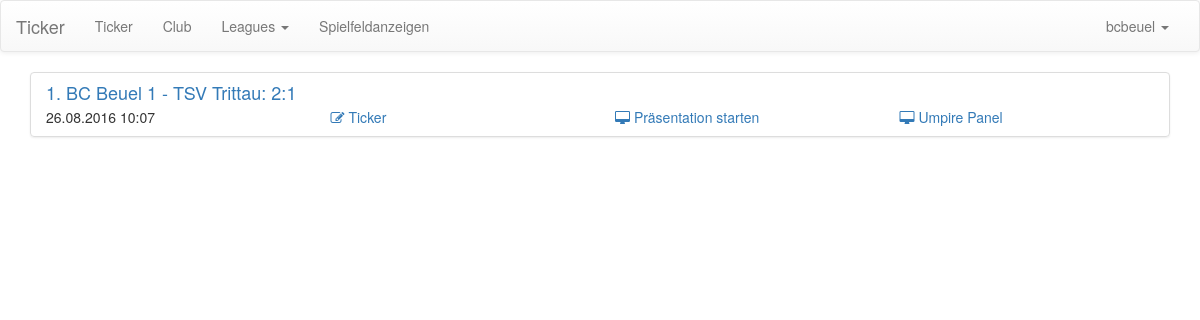
The app's page /ticker/manage/ticker/ (signed in), older data.
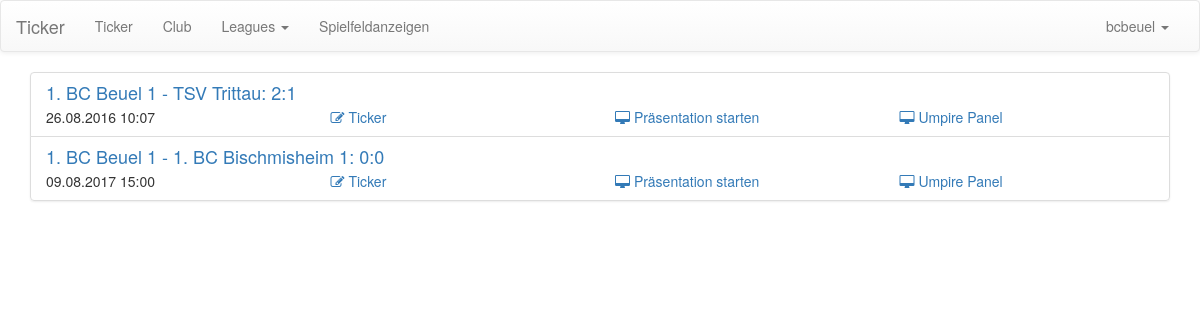
The same page, newer data.
### ticker/models/matchstructure.py (models this page shows, shortened)
class Match(models.Model):
    match_time = models.DateTimeField()
    create_time = models.DateTimeField(auto_now=True)
    canceled = models.BooleanField(default=False)
    rule = models.ForeignKey(Rules)
    team_a = models.ForeignKey(Team, related_name='team_a')
    team_b = models.ForeignKey(Team, related_name='team_b')
    games = ManyToManyField(Game, blank=True)
    def get_all_games(self):
        return self.games.all()
    def get_score(self):
        games = self.get_all_games()
        score_team_a = 0
        score_team_b = 0
        for game in games:
            if not game.is_finished(self.rule):
                continue
            res = game.is_won_by(self.rule)
            if res is None:
                continue
            if res == 'team_a':
                score_team_a +=1
            elif res == 'team_b':
                score_team_b +=1
        return [score_team_a, score_team_b]

class Game(models.Model):
    name = models.CharField(max_length=64)
    player_a = ManyToManyField(Player, related_name='player_a', blank=True)
    player_b = ManyToManyField(Player, related_name='player_b', blank=True)
    sets = ManyToManyField(Set, blank=True)
    game_types = (('single', 'Herreneinzel'),
                  ('womansingle', 'Dameneinzel'),
                  ('men_double', 'Herrendoppel'),
                  ('women_double', 'Frauendoppel'),
                  ('mixed', 'Mixed'))
    current_set = models.IntegerField(default=1)
    game_type = models.CharField(max_length=32, choices=game_types)
    presses_json = models.TextField(default=None, blank=True, null=True)
    def is_finished(self, rule):
        return self.is_won(rule)
    def get_set_score(self, rule):
        won_team_a = 0
        won_team_b = 0
        for set in self.sets.all():
            if set.set_won_by_team_a(rule):
                won_team_a += 1
            if set.set_won_by_team_b(rule):
                won_team_b += 1
        return [won_team_a, won_team_b]
    def is_won(self, rule):
        won_team_a, won_team_b = self.get_set_score(rule)
        if won_team_a == 3 or won_team_b == 3:
            return True
        return False
    def is_won_by(self, rule):
        won_team_a, won_team_b = self.get_set_score(rule)
        if won_team_a == 3 or won_team_b == 3:
            return 'team_a' if won_team_a == 3 else 'team_b'
        return None

class Set(models.Model):
    set_number = models.IntegerField(default=1)
    points_team_a = ManyToManyField(Point, related_name='points_team_a', blank=True)
    points_team_b = ManyToManyField(Point, related_name='points_team_b', blank=True)
    def set_won_by_team_a(self, rule):
        score = self.get_score()
        return rule.team_a_won(score)
    def set_won_by_team_b(self, rule):
        score = self.get_score()
        return rule.team_b_won(score)
    def get_score(self):
        return [self.points_team_a.filter(canceled=False).count(),
                self.points_team_b.filter(canceled=False).count()]

### ticker/models/player_clubs.py (models this page shows, shortened)
class Team(models.Model):
    parent_club = models.ForeignKey(Club, CASCADE, default=1)
    team_name = models.CharField(max_length=255)
    players = models.ManyToManyField(Player, blank=True)
    fields = models.ManyToManyField('PlayingField', blank=True)
    def get_name(self):
        return self.team_name

### ticker/views/user_interface.py (the view)
@login_required
def manage_ticker(request):
    if request.user.is_superuser:
        matches = Match.all_matches()
    else:
        p = Profile.objects.filter(user=request.user).first()
        if p is None:
            matches = []
        else:
            matches = Match.objects.filter(team_a__parent_club=p.associated_club) | \
                      Match.objects.filter(team_b__parent_club=p.associated_club)
    return render(request, 'user/manage_ticker.html', dict(matches=matches))

### ticker/models/leaguestructure.py (called while the page is built)
    def get_name(self):
        return self.name

### ticker/models/matchstructure.py (called while the page is built)
    def team_a_won(self, score):
        if score[0] == 11 and (score[0] - score[1]) >= 2:
            return True
        if score[0] > 11 and (score[0] - score[1]) == 2:
            return True
        if score[0] == 15 and score[1] == 14:
            return True
        return False

    def team_b_won(self, score):
        return self.team_a_won(list(reversed(score)))

### ticker/templatetags/custom_tags.py (called while the page is built)
@register.filter
def get_club(user):
    assert(isinstance(user, User))
    p = Profile.objects.filter(user=user).first()
    if p is None:
        return None
    return p.associated_club

@register.filter
def get_leagues_club(user):
    club = get_club(user)
    leagues = League.objects.filter(teams__parent_club=club).distinct()
    return leagues

### ticker/templates/user/manage_ticker.html (shortened to what this page needs)
{% extends 'user/manage_base.html' %}
{% load staticfiles %}
{% block content %}
    <div class="container">
        <div class="row">
            <div class="col-sm-12">
                <ul class="list-group">
                    {% for match in matches %}
                        <li class="list-group-item">
                            <h4 class="list-group-item-heading">
                                <a href="{% url 'manage_ticker_interface' match.id %}">
                                    {{ match.team_a.get_name }} - {{ match.team_b.get_name }}: {{ match.get_score.0 }}:{{ match.get_score.1 }}
                                </a>
                            </h4>
                            <div class="list-group-item-text">
                                <div class="row">
                                    <div class="col-sm-3">
                                        {{ match.match_time|date:"d.m.Y H:i" }}
                                    </div>
                                    <div class="col-sm-3">
                                        <a href="{% url 'manage_ticker_interface' match.id %}"><i class="fa fa-edit"></i> Ticker</a>
                                    </div>
                                    <div class="col-sm-3">
                                        <a href="{% url 'presentation_view' 0 match.id %}"><i class="fa fa-desktop"></i> Präsentation starten</a>
                                    </div>
                                    <div class="col-sm-3">
                                        <a href="{% static 'bup/cur/bup.html' %}#jt_id={{match.id}}"><i class="fa fa-desktop"></i> Umpire Panel</a>
                                    </div>
                                </div>
                            </div>
                        </li>
                    {% endfor %}
                </ul>
            </div>
        </div>
    </div>
{% endblock %}

Row changes from the older to the newer data that the page shows:
added Match: team_a.get_name "1. BC Beuel 1", team_b.get_name "1. BC Bischmisheim 1", get_score.0 "0", get_score.1 "0", match_time "09.08.2017 15:00"
